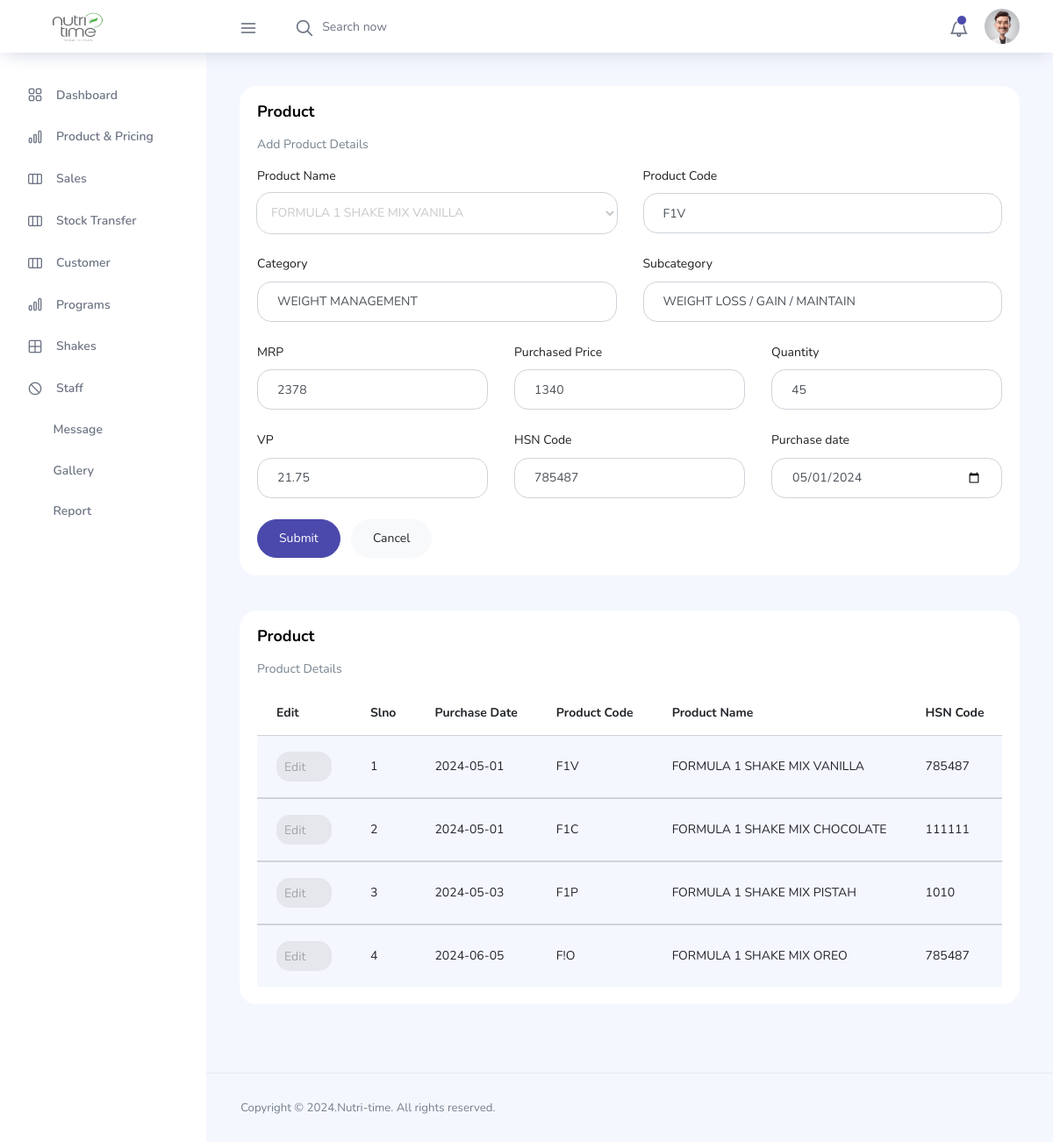
Page /Admin/pages/admin-product.php?pid=1 (signed in) on the earlier database version.
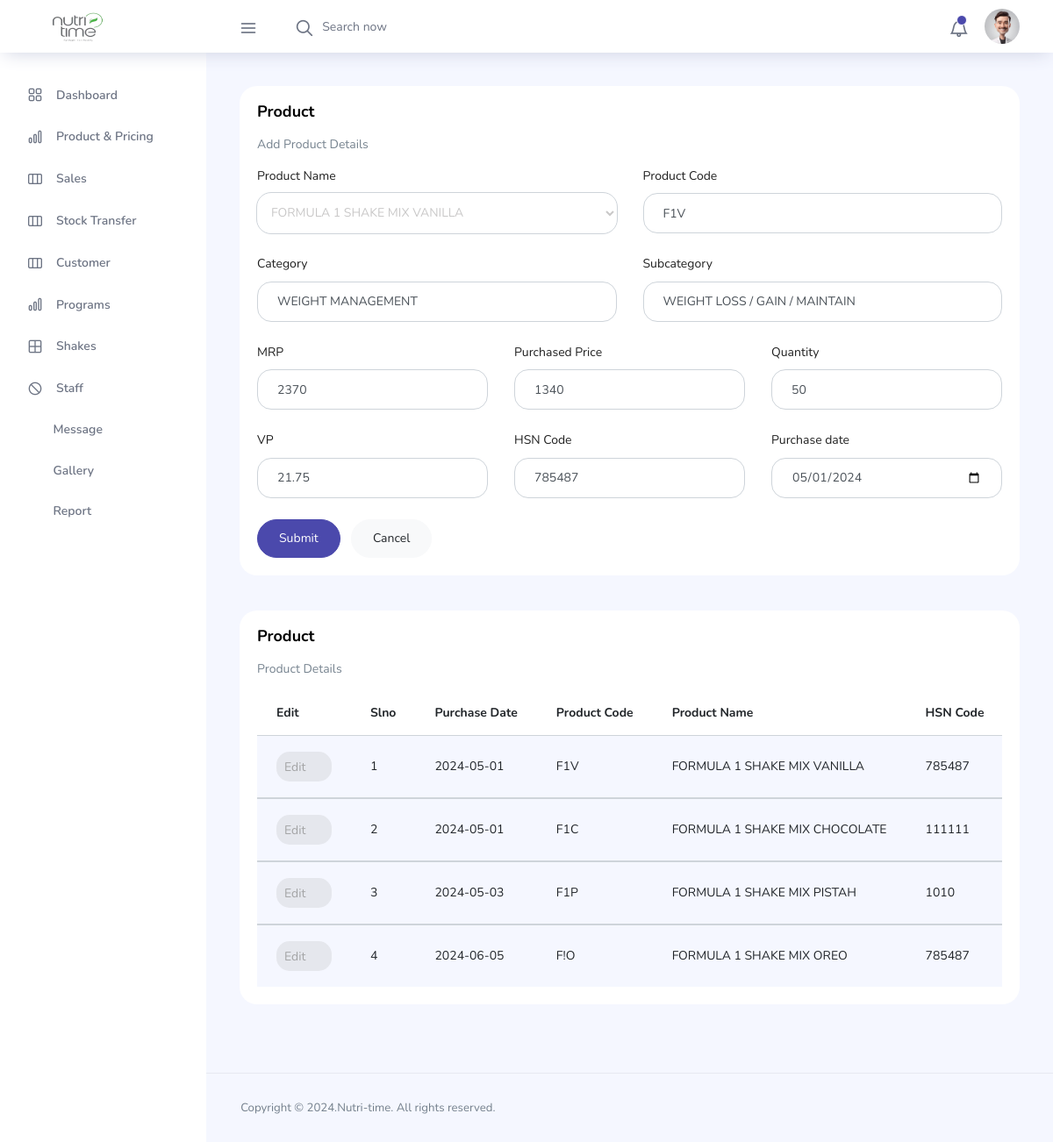
Same page on the later database version.
### tables this page shows
CREATE TABLE `price` (
  `pri_id` int(11) NOT NULL,
  `pro_name` varchar(50) NOT NULL,
  `pro_code` varchar(20) NOT NULL,
  `pro_category` varchar(50) NOT NULL,
  `pro_subcat` varchar(50) NOT NULL,
  `pro_mrp` varchar(10) NOT NULL,
  `pro_price` varchar(20) NOT NULL,
  `pro_dis0` varchar(10) NOT NULL DEFAULT '1',
  `pro_dis15` varchar(10) NOT NULL,
  `pro_dis25` varchar(10) NOT NULL,
  `pro_dis35` varchar(10) NOT NULL,
  `pro_dis42` varchar(10) NOT NULL,
  `pro_dis50` varchar(10) NOT NULL,
  `pro_vp` varchar(100) NOT NULL,
  `pro_vptotal` varchar(10) NOT NULL,
  `pro_scoop` varchar(10) NOT NULL,
  `pro_scooptotal` varchar(10) NOT NULL,
  `pro_scoopqua` varchar(10) NOT NULL,
  `pro_scoop0` varchar(10) NOT NULL,
  `pro_scoop15` varchar(10) NOT NULL,
  `pro_scoop25` varchar(10) NOT NULL,
  `pro_scoop35` varchar(10) NOT NULL,
  `pro_scoop42` varchar(10) NOT NULL,
  `pro_scoop50` varchar(10) NOT NULL,
  `pro_quantity` varchar(10) NOT NULL,
  `pro_curquantity` varchar(10) NOT NULL,
  `pro_hsn` varchar(200) NOT NULL,
  `pro_img` varchar(100) NOT NULL,
  `pro_date` varchar(100) NOT NULL
);

### Admin/pages/admin-product.php (the view, shortened to what the changed rows need)
<?php
include './connect.php';
$p_code1 =  $p_cat1 = $p_sub1 = $p_name1 =  $p_vp1 = $p_hsn1 = '';
?>
<!DOCTYPE html>
<html lang="en">
<head>
  <link rel="stylesheet" href="../vendors/feather/feather.css">
  <link rel="stylesheet" href="../vendors/ti-icons/css/themify-icons.css">
  <link rel="stylesheet" href="../vendors/css/vendor.bundle.base.css">
  <link rel="stylesheet" href="../css/vertical-layout-light/style.css">
</head>
<body>
  <div class="container-scroller">
    <?php
    include './topbar.php';
    ?>
    <?php
    if (isset($_GET['pid'])) {
      $proid = $_GET['pid'];
      $p_query = mysqli_query($conn, "SELECT * FROM price WHERE pri_id = '$proid'");
      $p_row1 = mysqli_fetch_array($p_query);
      $p_code1 = $p_row1['pro_code'];
      $p_cat1 = $p_row1['pro_category'];
      $p_sub1 = $p_row1['pro_subcat'];
      $p_vp1 = $p_row1['pro_vp'];
      $p_mrp1 = $p_row1['pro_mrp'];
      $p_pri1 = $p_row1['pro_price'];
      $p_qua1 = $p_row1['pro_quantity'];
      $p_hsn1 = $p_row1['pro_hsn'];
      $p_date1 = $p_row1['pro_date'];
    }
    ?>
    <div class="main-panel">
      <div class="content-wrapper">
        <div class="row">
          <div class="col-12 grid-margin stretch-card">
            <div class="card">
              <div class="card-body">
                <h1 class="card-title">Product</h1>
                <form method="post" class="forms-sample" enctype="multipart/form-data">
                  <div class="row">
                    <div class="col-lg-6 col-md col-sm col-12">
                      <div class="form-group">
                        <label>Product Code</label>
                        <input type="text" class="form-control" style="border-radius: 16px;" placeholder="Weight Gainer" name="procode" id="procode" value="<?php echo $p_code1; ?>" required>
                      </div>
                    </div>
                  </div>
                  <div class="row">
                    <div class="col">
                      <div class="form-group">
                        <label>Category</label>
                        <input type="text" class="form-control" style="border-radius: 16px;" placeholder="Category" name="procat" id="procat" value="<?php echo $p_cat1; ?>" required>
                      </div>
                    </div>
                    <div class="col">
                      <div class="form-group">
                        <label>Subcategory</label>
                        <input type="text" class="form-control" style="border-radius: 16px;" placeholder="Subcategory" name="prosubcat" id="prosubcat" value="<?php echo $p_sub1; ?>" required>
                      </div>
                    </div>
                  </div>
                  <div class="row">
                    <div class="col">
                      <div class="form-group">
                        <label>MRP</label>
                        <input type="number" class="form-control" style="border-radius: 16px;" name="promrp" id="promrp" value="<?php echo $p_mrp1; ?>" required>
                      </div>
                    </div>
                    <div class="col">
                      <div class="form-group">
                        <label>Purchased Price</label>
                        <input type="number" class="form-control" style="border-radius: 16px;" name="proprice" id="proprice" value="<?php echo $p_pri1; ?>" required>
                      </div>
                    </div>
                    <div class="col">
                      <div class="form-group">
                        <label>Quantity</label>
                        <input type="number" class="form-control" style="border-radius: 16px;" name="proquant" value="<?php echo $p_qua1; ?>" required>
                      </div>
                    </div>
                  </div>
                  <div class="row">
                    <div class="col">
                      <div class="form-group">
                        <label>VP</label>
                        <input type="text" class="form-control" style="border-radius: 16px;" placeholder="Volume Point" name="provp" id="provp" value="<?php echo $p_vp1; ?>" required>
                      </div>
                    </div>
                    <div class="col">
                      <div class="form-group">
                        <label>HSN Code</label>
                        <input type="text" class="form-control" style="border-radius: 16px;" placeholder="Enter Product HSN Code" name="prohsn" value="<?php echo $p_hsn1; ?>" required>
                      </div>
                    </div>
                    <div class="col">
                      <div class="form-group">
                        <label>Purchase date</label>
                        <input type="date" class="form-control" style="border-radius: 16px;" placeholder="Enter Product Purchase date" name="prodate" value="<?php echo $p_date1; ?>" required>
                      </div>
                    </div>
                  </div>
                </form>
              </div>
            </div>
          </div>
        </div>
        <div class="row ">
          <div class="col-lg-12 grid-margin stretch-card">
            <div class="card">
              <div class="card-body">
                <div class="table-responsive">
                  <table class="table table-striped">
                    <thead>
                      <tr>
                        <th>Edit</th>
                        <th>Slno</th>
                        <th>Purchase Date</th>
                        <th>Product Code</th>
                        <th>Product Name</th>
                        <th>HSN Code</th>
                      </tr>
                    </thead>
                    <?php
                    $sql = mysqli_query($conn, "SELECT * FROM price ORDER BY pri_id");
                    $serialNo = 1;
                    while ($row = mysqli_fetch_assoc($sql)) {
                      $pro_id = $row['pri_id'];
                      $pro_cod = $row['pro_code'];
                      $pro_nam = $row['pro_name'];
                      $pro_hsn = $row['pro_hsn'];
                      $pro_date = $row['pro_date'];
                    ?>
                      <tbody>
                        <tr>
                          <td><a href="admin-product.php?pid=<?php echo $pro_id; ?>" class="btn btn-inverse-secondary btn-icon-text p-2">Edit<i class="ti-pencil-alt btn-icon-append"></i></a></td>
                          <td class="py-1"><?php echo $serialNo++; ?></td>
                          <td class="py-1"><?php echo $pro_date; ?></td>
                          <td class="py-1"><?php echo $pro_cod; ?></td>
                          <td><?php echo $pro_nam; ?></td>
                          <td><?php echo $pro_hsn; ?></td>
                        </tr>
                      </tbody>
                    <?php
                    }
                    ?>
                  </table>
                </div>
              </div>
            </div>
          </div>
        </div>
      </div>
    </div>
  </div>
  </div>
</body>
</html>

Differences in the rows shown:
changed price "FORMULA 1 SHAKE MIX VANILLA": promrp "2378" → "2370"; proquant "45" → "50"
